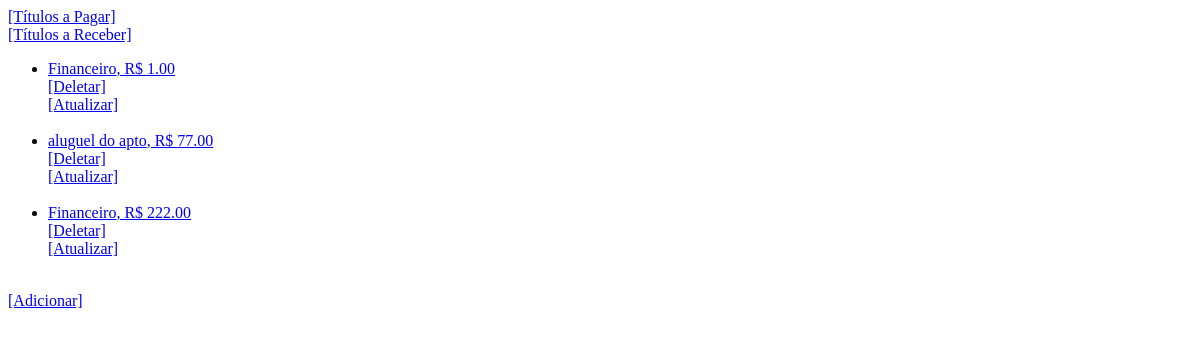
The page /pagar/titulos/ on the database as committed earlier.
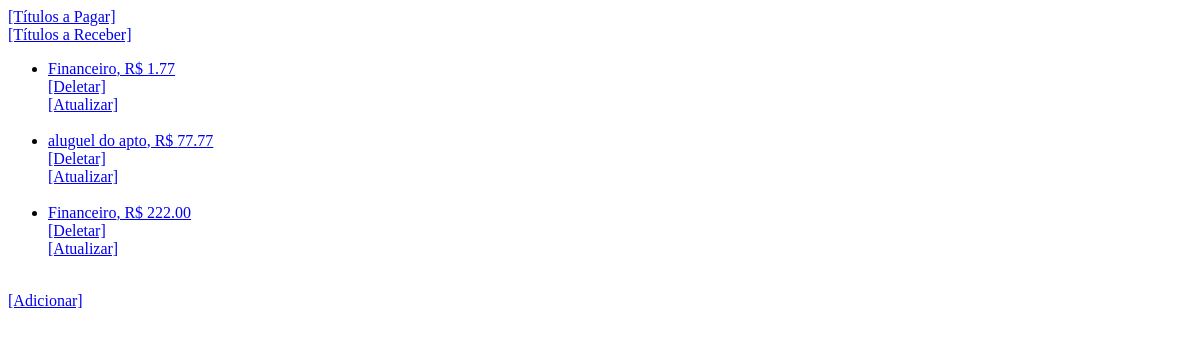
The same page on the database as committed later.
### fluxocaixa/models.py (models this page shows, shortened)
class TituloPagar(models.Model):
    data_vencimento = models.DateField()
    data_pagamento = models.DateField(
        blank=True,
        null=True
    )
    valor = models.DecimalField(max_digits=11, decimal_places=2)
    descricao = models.CharField(max_length=100)
    classificacao = models.ForeignKey(
        ClassificacaoPagar,
        on_delete=models.RESTRICT,
        null=True)
    formapagamento = models.ForeignKey(
        FormaPagamento,
        on_delete=models.RESTRICT,
        null=True)
    OPCOES_SITUACAO = [
        ('PG','Pago'),
        ('AP','A Pagar')
    ]
    situacao = models.CharField(
        max_length=2,
        choices=OPCOES_SITUACAO,
        default='AP'
    )
    objects = TituloManager()

### fluxocaixa/views/vtitulopagar.py (the view)
# urls.py: path('pagar/titulos/', vtitulopagar.titulos, name='titulospagar'),
def titulos(request):
    db_lista = TituloPagar.objects.todos().values()
    payload = { 'lista' : list(db_lista) }
    template = loader.get_template('titulopagar/listar.html')
    return HttpResponse(template.render(payload, request))

### fluxocaixa/models.py (called while the page is built)
    def todos(self):
        result = self.all()
        return result

### fluxocaixa/templates/titulopagar/listar.html
{% extends 'base.html' %}
{% block content %}
	{% if lista %}
		<ul>
		{% for i in lista %}
			<li>
                <a href="/fluxo/pagar/{{ i.id }}">{{ i.descricao }}, R$ {{ i.valor }} </a>
                <br />
                <a href="/fluxo/pagar/deletar/{{ i.id }}">[Deletar]</a>
                <br />
                <a href="/fluxo/pagar/atualizar/{{ i.id }}">[Atualizar]</a>
            </li>
            <br />
		{% endfor %}
        </ul>
	{% else %}
		<p>Nenhum item localizado para exibição.</p>
    {% endif %}
    <a href="{% url 'novo_titulopagar' %}">[Adicionar]</a>
{% endblock %}

Rows that differ between the two databases and show on the page:
changed TituloPagar (number 1 of 3 on the later page): valor "1.00" → "1.77"
changed TituloPagar "aluguel do apto": valor "77.00" → "77.77"
